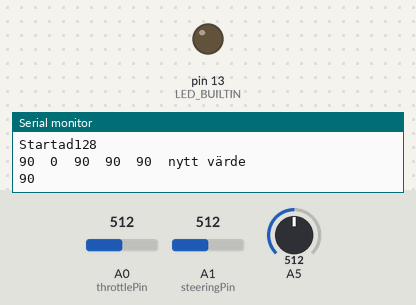
Recording of a sketch running on a simulated Arduino Uno, built with avr-gcc and run on an emulated ATmega328P. Parts: output pins drawn as LEDs (lit = HIGH), the last lines printed to the serial monitor. The inputs (shaded band) are chosen by the test bench; at power-on: A1 (steeringPin) = 512, A0 (throttlePin) = 512, A5 = 512. No radio packets arrive unless stated; pins used as bus, display or sensor lines are not drawn.

Above: at 0.05 s.
At 1.2 s:
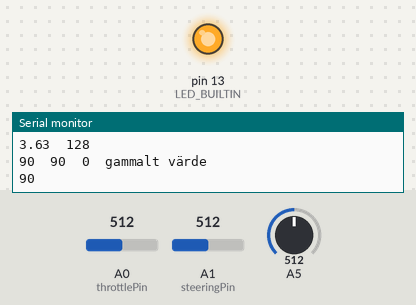
1.3 s: A1 (steeringPin) set to 499
2.8 s: A1 (steeringPin) set to 481
Timing chart, 0 to 5.8 s (numbered marks = the images above; inputs shaded):
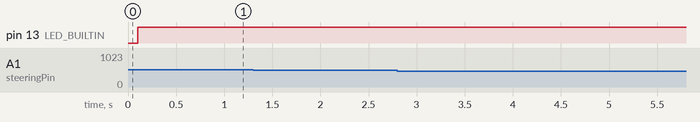

The sketch:

M0_Transmitter.ino
```cpp
#include <SPI.h>
#include <RH_RF69.h>
#include <RHReliableDatagram.h>
#define RF69_FREQ 433.0
#define DEST_ADDRESS   30
#define MY_ADDRESS     86
//#if defined(ADAFRUIT_FEATHER_M0
#define RFM69_CS      8
#define RFM69_INT     3
#define RFM69_RST     4
//#endif

RH_RF69 rf69(RFM69_CS, RFM69_INT);
RHReliableDatagram rf69_manager(rf69, MY_ADDRESS);

int throttlePin = A0;
int potVal = 0;
int steeringPin = A1; //change

int diff = 0;
int oldAngle = 0;
int newAngle = 0;
int blinkTime = 1000;
float TX_battery = 0;
int TX_pin = 12;
int TX_BAT_pin = 11;
int TX_BAT_LEDstate = 0;
unsigned long currentMillis = 0;
unsigned long previousMillis = 0;
int TX_LEDstate = 1;
unsigned long currentTime = 0;
unsigned long lastReceivedTime = 0;
int powerPin = 10;
//12 - 10 LEDPins


struct dataStruct {
 bool connection_TX;
 int throttle;
 int angle;
 float batteryLevel;
 int RX_BAT_LEDstate;
} values;

void setup()
{
 Serial.begin(115200);
 pinMode(throttlePin, INPUT);
 pinMode(LED_BUILTIN, OUTPUT);
 pinMode(TX_LEDstate, OUTPUT);
 pinMode(powerPin, OUTPUT);

 if (!rf69_manager.init())
 {
   Serial.println("RFM69 radio init failed");
   while (1);
 }

 if (!rf69.setFrequency(RF69_FREQ))
 {
   Serial.println("setFrequency failed");
 }

 rf69.setTxPower(20, true);
 uint8_t key[] = { 0x02, 0x02, 0x03, 0x04, 0x05, 0x06, 0x07, 0x08,
                   0x02, 0x02, 0x03, 0x04, 0x05, 0x06, 0x07, 0x08
                 };
 rf69.setEncryptionKey(key);


 values.connection_TX = 0;
 Serial.print("Startad");
 digitalWrite(powerPin, 1);
 rf69_manager.setRetries(1);
}

void loop(){
 currentTime = millis();
 if(currentTime - lastReceivedTime > 500){
   lastReceivedTime = currentTime;
   digitalWrite(TX_pin,0);
   Serial.println("lost connection");
 }
 updateData();
  if (rf69_manager.sendtoWait((uint8_t *)&values, sizeof(values), DEST_ADDRESS)) {
   lastReceivedTime = millis();
   uint8_t len = sizeof(values);
   uint8_t from;
   Serial.println("Connected...");
   digitalWrite(LED_BUILTIN, 1);
   values.connection_TX = 1;
   digitalWrite(TX_pin, values.connection_TX);

 }
 else {
   Serial.println("Failed to send...");
   digitalWrite(LED_BUILTIN, 0);
   delay(200);
   digitalWrite(LED_BUILTIN, 1);
   values.connection_TX = 0;
 }
 //Was previously "A7"
  TX_battery = (analogRead(A5) * 3.3 * 2.0 * 1.1 / 1024);
 Serial.print(TX_battery);
 Serial.print("\t");
 //tx batteryled
 if (TX_battery < 3.6 && TX_battery > 3.3) {
   currentMillis = millis();
   if (currentMillis - previousMillis >= blinkTime) {//if the time since the arduino last started is equal to what time it was before then toggle LEDState
     previousMillis = currentMillis;//saves the time since
     TX_BAT_LEDstate = ! TX_BAT_LEDstate; //Toggle the LEDState
   }
   digitalWrite(TX_BAT_pin, TX_BAT_LEDstate);
 }
 if (TX_battery < 3.3) {
   digitalWrite(TX_BAT_pin, 1);
 }
}

void updateData() {
 //batteryLevel
 values.batteryLevel = analogRead(A5) * 3.3 * 2.0 * 1.1 / 1024;

 //throttle
 values.throttle = analogRead(throttlePin);
 values.throttle = map(values.throttle, 0, 1023, 255, 0);
 Serial.println(values.throttle);
 //hysteresis angle
 newAngle = analogRead(steeringPin);
 newAngle = map(newAngle, 0, 1023, 140, 40);
 diff = abs(oldAngle - newAngle);
 Serial.print(newAngle);
 Serial.print("\t");
 Serial.print(oldAngle);
 Serial.print("\t");
 Serial.print(diff);
 Serial.print("\t");
 if(diff < 3){
   values.angle = oldAngle;

   Serial.println("gammalt värde");

 }
 if(diff > 3 ){

   values.angle = newAngle;
   oldAngle = newAngle;
   Serial.print(newAngle);
   Serial.print("\t");
   Serial.print(oldAngle);
   Serial.print("\t");
   Serial.println("nytt värde");
 }
  Serial.println(values.angle);

 /*
 //throttle
 values.throttle = analogRead(throttlePin);
 for(int i = 0; i < 10; i++){
   averageThrottle = averageThrottle + values.throttle;
 }
 values.throttle/10;
  //servo
 values.angle = analogRead(steeringPin);
 for(int i = 0; i < 1000; i++){
   averageAngle = averageAngle + values.angle;
 }
 values.angle/1000;
 */

}
```
